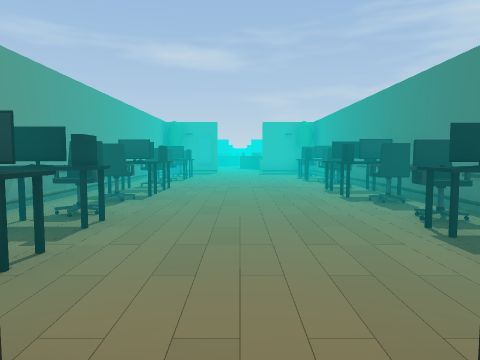
view 1 (above)

20 first-person views from a walk through a Unity game level. The camera is 1.3 m above the floor, tilts 4° down and sees 70° across. The floor is counted in squares, 2 m on a side. Each view is taken from the middle of a square. On the plan, view 1 faces up. The plan holds only what a view shows up to about 10 squares ahead; the rest is blank. The place goes on beyond the plan. The player character is not drawn. Some surface patterns are stand-ins.

view 2
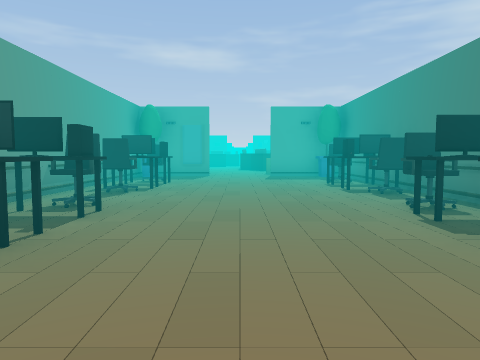

view 3
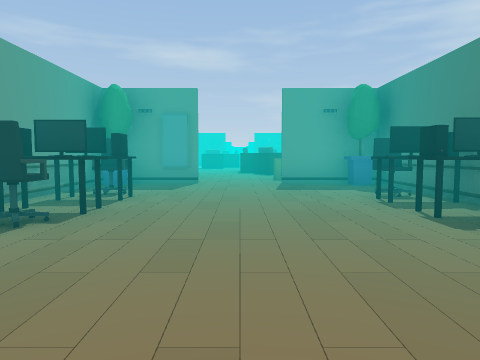

view 4
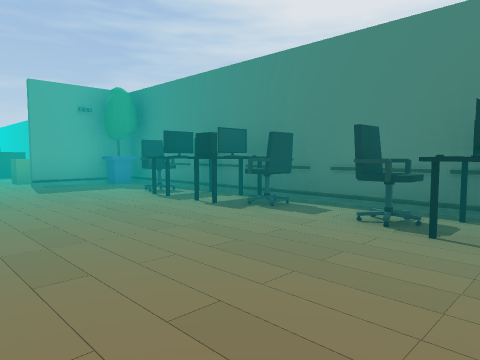

view 5
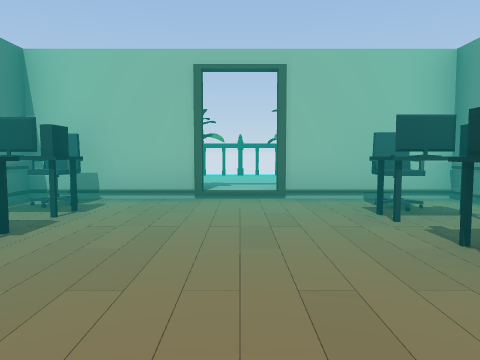

view 6
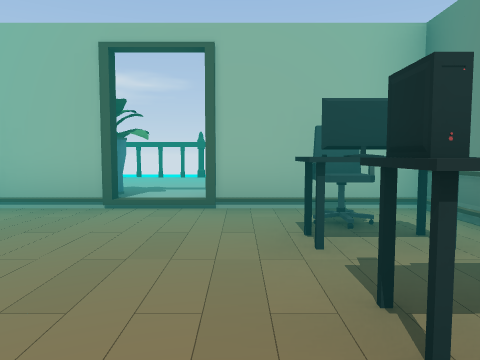

view 7
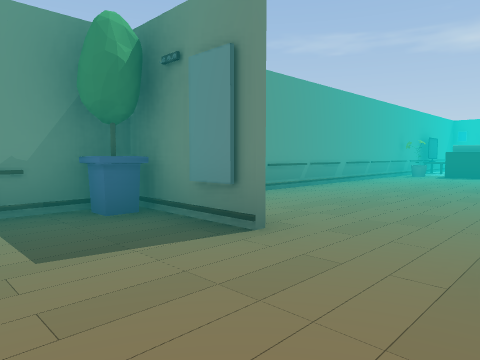

view 8
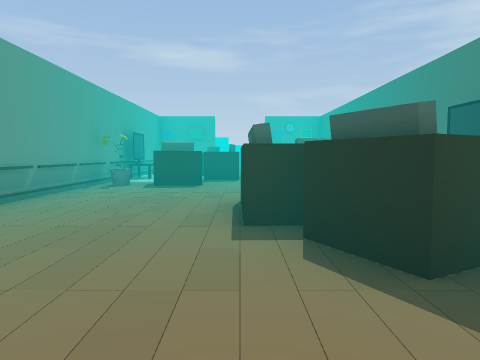

view 9
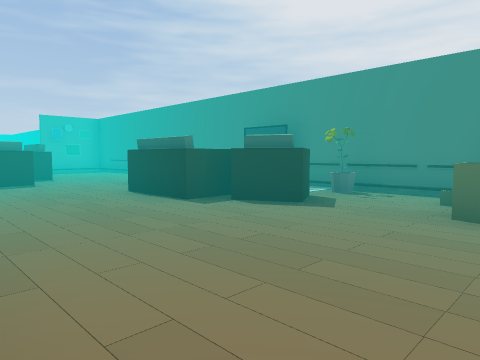

view 10
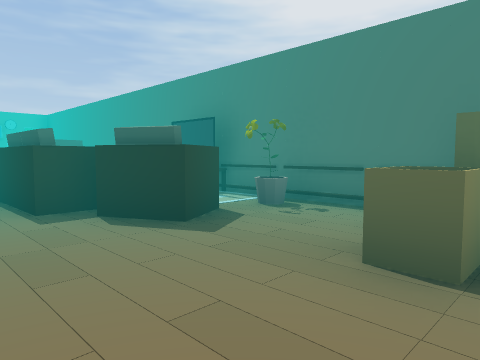

view 11
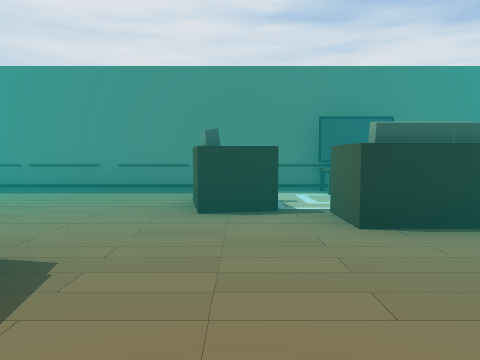

view 12
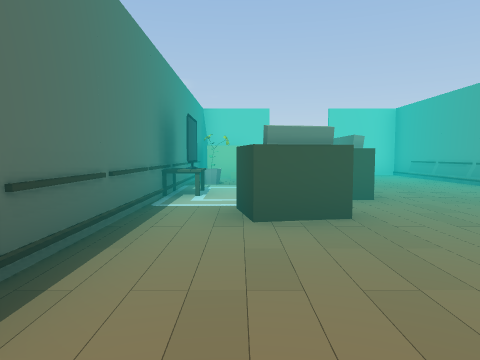

view 13
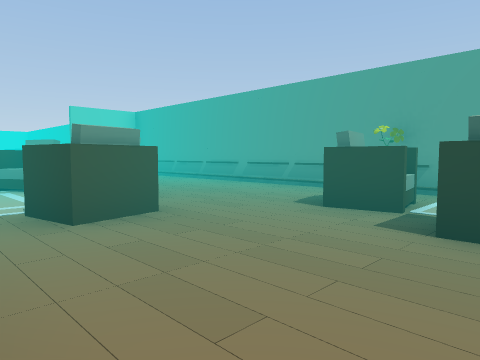

view 14
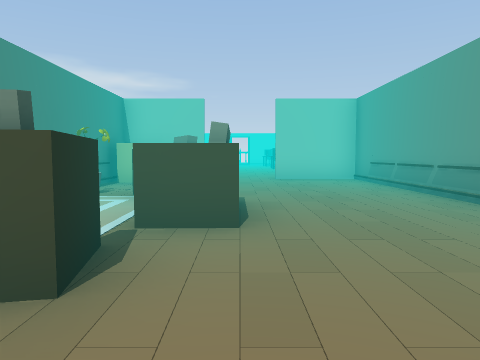

view 15
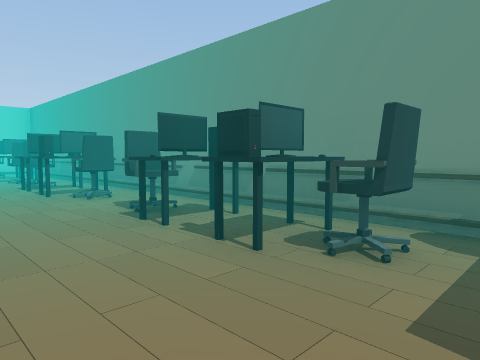

view 16
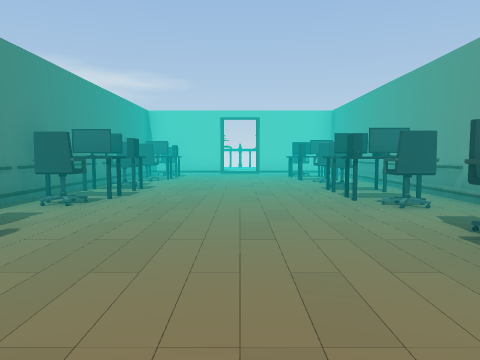

view 17
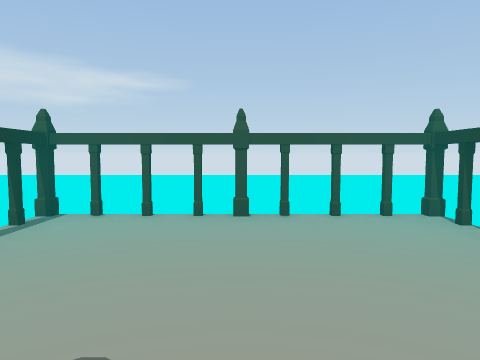

view 18
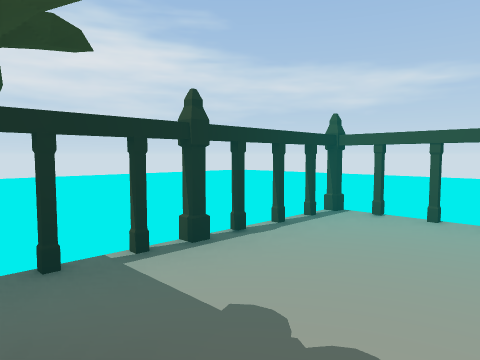

view 19
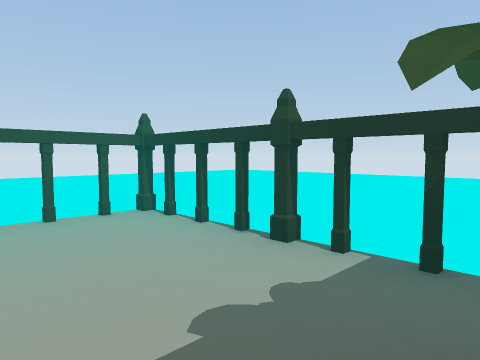

view 20
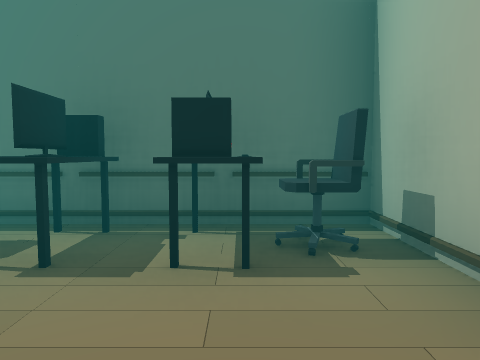

### Floor plan
Key: @ floor where view 1 was taken; # wall or solid block; . main floor; : floor 0.25 m higher than the main floor; / step, stairs or slope; C chair; M computer; B box; I mirror; S sofa; T TV; A table; O other object.
Columns run from 4 left of view 1 to 4 right of it. Each row starts with its distance up from view 1.
 27  OTSS...#
 26 #..S....#
 25 #OSS....#
 24 #.......#
 23 #....SS.#
 22 #...SS  #
 21 #...S AT
 20 #...SS  #
 19 #....SSO#
 18 #.......#
 17 #....BB.#
 16 #.....B#
 15  #I...#O#
 14 #.......#
 13 #.C...C.#
 12 #.M..OM
 11 #.M...M
 10 #.C....C
  9 #.C.....
  8 #.M...CO
  7 #.M.....
  6 #C ..CM
  5 #.......#
  4 #O ...C.#
  3 #.....MM
  2 #.C...C
  1 #.##/#C#
  0  #OO@OO
 -1   O:::O
 -2   O:::O
 -3   O:::O
 -4   OO#OO

Where each view was taken, in squares from view 1:
view 1: 0 up, 0 right, facing up
view 2: 4 up, 0 right, facing up
view 3: 7 up, 0 right, facing up
view 4: 7 up, 1 left, facing up-right
view 5: 6 up, 0 right, facing down
view 6: 5 up, 1 left, facing down
view 7: 13 up, 1 right, facing up-left
view 8: 17 up, 0 right, facing up
view 9: 16 up, 3 left, facing up-right
view 10: 16 up, 1 left, facing up-right
view 11: 23 up, 3 left, facing right
view 12: 27 up, 2 right, facing down
view 13: 27 up, 3 right, facing down-left
view 14: 25 up, 0 right, facing down
view 15: 14 up, 0 right, facing down-left
view 16: 13 up, 0 right, facing down
view 17: 0 up, 0 right, facing down
view 18: 0 up, 0 right, facing down-right
view 19: 0 up, 0 right, facing down-left
view 20: 2 up, 0 right, facing right
